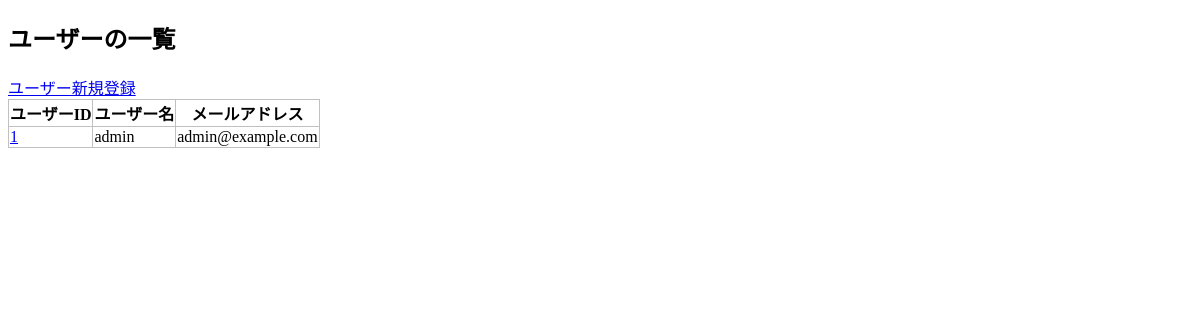
Page /crud/users (signed in) on the earlier database version.
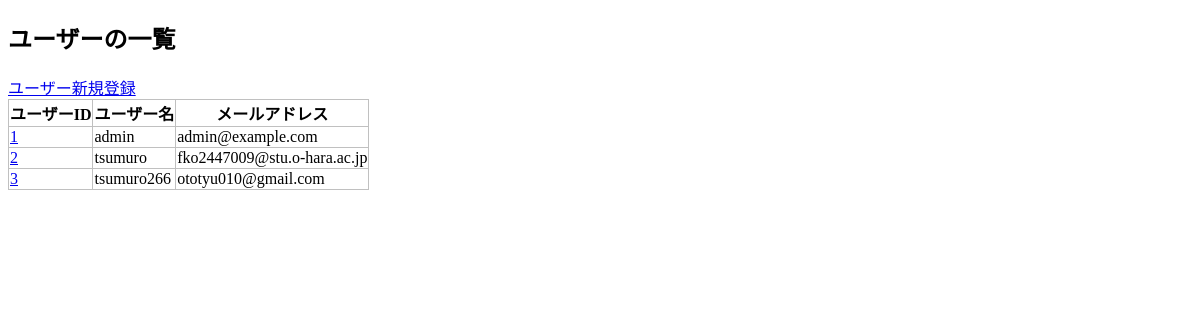
Same page on the later database version.
### apps/crud/models.py (models this page shows, shortened)
class User(db.Model, UserMixin):
  __tablename__ = "users"
  id = db.Column(db.Integer, primary_key=True)
  username = db.Column(db.String, index=True)
  email = db.Column(db.String, unique=True, index=True)
  password_hash = db.Column(db.String)
  created_at = db.Column(db.DateTime, default=datetime.now)
  updated_at = db.Column(
    db.DateTime, default=datetime.now, onupdate=datetime.now
  )
  @property
  def password(self):
    raise AttributeError("読み取り不可")

### apps/crud/views.py (the view)
@crud.route("/users")
@login_required
def users():
  users = User.query.all()
  return render_template("crud/index.html", users=users)

### apps/crud/models.py (called while the page is built)
@login_manager.user_loader
def load_user(user_id):
  return User.query.get(user_id)

### apps/crud/templates/crud/index.html (shortened to what this page needs)
{% extends "crud/base.html" %}
{% block content %}
  <h2>ユーザーの一覧</h2>
  <a href="{{ url_for('crud.create_user') }}">ユーザー新規登録</a>
  <table>
    <tr>
      <th>ユーザーID</th>
      <th>ユーザー名</th>
      <th>メールアドレス</th>
    </tr>
    {% for user in users %}
    <tr>
      <td>
        <a href="{{ url_for('crud.edit_user', user_id=user.id) }}">{{ user.id }}</a>
      </td>
      <td>{{ user.username }}</td>
      <td>{{ user.email }}</td>
    </tr>
    {% endfor %}
  </table>
{% endblock %}

### apps/crud/templates/crud/base.html (shortened to what this page needs)
<!DOCTYPE html>
<html lang="ja">
  <head>
    <link
      rel="stylesheet"
      href="{{ url_for('crud.static', filename="style.css") }}"
    />
  </head>
  <body>
    {% block content %}{% endblock %}
  </body>
</html>

### apps/crud/static/style.css (style rules this page uses)
table { border-collapse: collapse; }
table, th, td { border: 1px solid #c0c0c0; }

Differences in the rows shown:
added User: id "2", username "tsumuro", email "fko2447009@stu.o-hara.ac.jp"
added User: id "3", username "tsumuro266", email "ototyu010@gmail.com"
